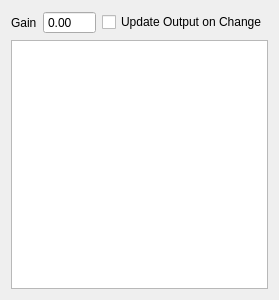
<?xml version="1.0" encoding="UTF-8"?>
<ui version="4.0">
    <class>Form</class>
    <widget class="QWidget" name="Form">
        <property name="geometry">
            <rect>
                <x>0</x>
                <y>0</y>
                <width>279</width>
                <height>300</height>
            </rect>
        </property>
        <property name="windowTitle">
            <string>Form</string>
        </property>
        <layout class="QGridLayout" name="gridLayout">
            <item row="0" column="1">
                <widget class="QLabel" name="label">
                    <property name="text">
                        <string>Gain</string>
                    </property>
                </widget>
            </item>
            <item row="0" column="2">
                <widget class="MagnitudeSpinBox" name="gainBox">
                    <property name="sizePolicy">
                        <sizepolicy hsizetype="Minimum" vsizetype="Fixed">
                            <horstretch>1</horstretch>
                            <verstretch>0</verstretch>
                        </sizepolicy>
                    </property>
                    <property name="toolTip">
                        <string>AdjustVoltage = Gain * Sum( amplitude_i * solution_i )</string>
                    </property>
                    <property name="buttonSymbols">
                        <enum>QAbstractSpinBox::NoButtons</enum>
                    </property>
                </widget>
            </item>
            <item row="0" column="3">
                <widget class="QCheckBox" name="enableGlobalAdjustAutoUpdate">
                    <property name="text">
                        <string>Update Output on Change</string>
                    </property>
                </widget>
            </item>
            <item row="1" column="1" colspan="3">
                <widget class="QTableView" name="tableView"/>
            </item>
        </layout>
    </widget>
    <customwidgets>
        <customwidget>
            <class>MagnitudeSpinBox</class>
            <extends>QDoubleSpinBox</extends>
            <header>euriqafrontend.applets.DAC100xControl.modules.MagnitudeSpinBox</header>
        </customwidget>
    </customwidgets>
    <resources>
        <include location="Experiment.qrc"/>
    </resources>
    <connections/>
</ui>
